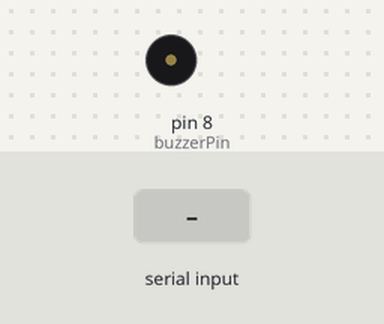
A sketch run on a simulated Arduino Nano, built with avr-gcc and run on an emulated ATmega328P. Parts: buzzer (waves = sounding). Inputs (shaded band) come from the test bench.

Above: at 1.2 s.
1.3 s: "Z" received over Serial
At 1.9 s:
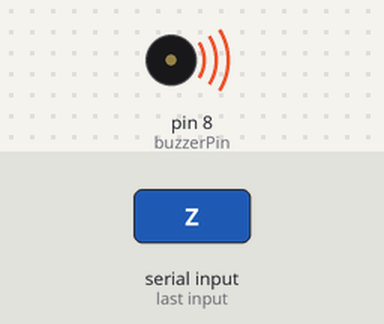
2.8 s: "0" received over Serial
At 4.0 s:
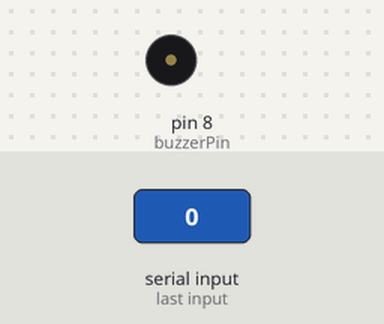
4.3 s: "X" received over Serial
At 5.4 s:
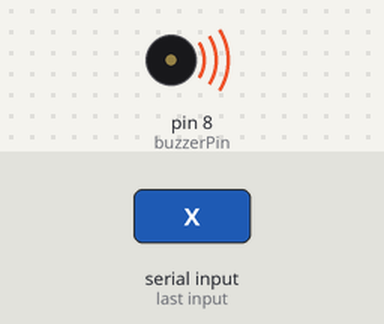
Timing chart, 0 to 7.3 s (numbered marks = the images above; inputs shaded):
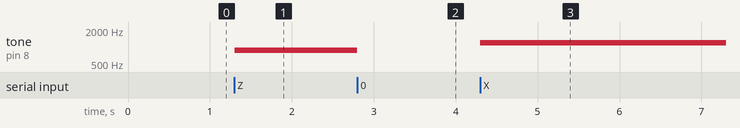

The sketch:

zoomer_OSUpad.ino
```cpp
// (licence header left out)
int buzzerPin = 8;
bool isBeeping = false;

void setup() {
  Serial.begin(9600);
  pinMode(buzzerPin, OUTPUT);
}

void loop() {
  if (Serial.available()) {
    char c = Serial.read();

    switch (c) {
      case 'Z':
        tone(buzzerPin, 880);  // mid tone
        isBeeping = true;
        break;
      case 'X':
        tone(buzzerPin, 1200); // high tone
        isBeeping = true;
        break;
      case 'S':
        tone(buzzerPin, 640);  // low tone (Shift)
        isBeeping = true;
        break;
      case '0': // stop
        if (isBeeping) {
          noTone(buzzerPin);
          isBeeping = false;
        }
        break;
    }
  }
}
```

Measured:
- after the input at 1.3 s, tone on pin 8 (buzzerPin): silent → 880 Hz at once
- after the input at 2.8 s, tone on pin 8 (buzzerPin): 880 Hz → silent at once
- after the input at 4.3 s, tone on pin 8 (buzzerPin): silent → 1200 Hz at once
